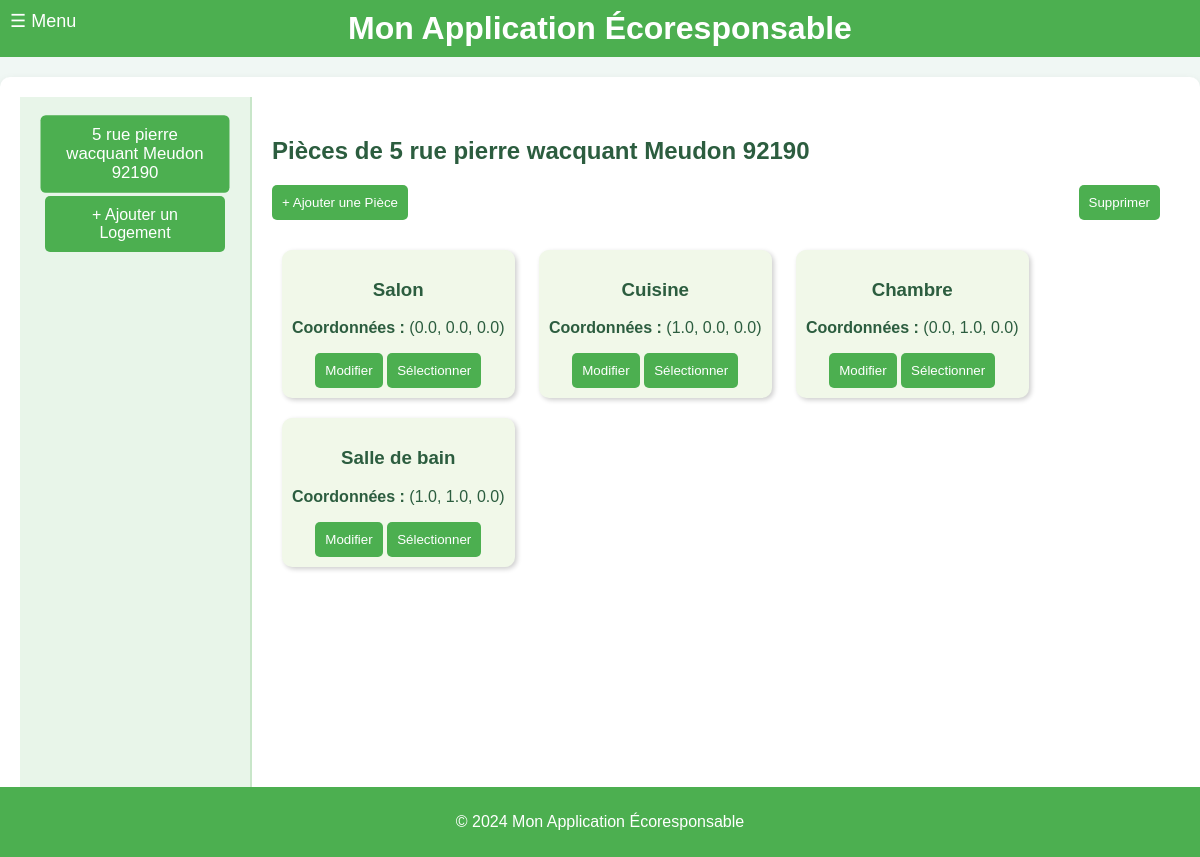
Before: /rooms/1 with the older database file.
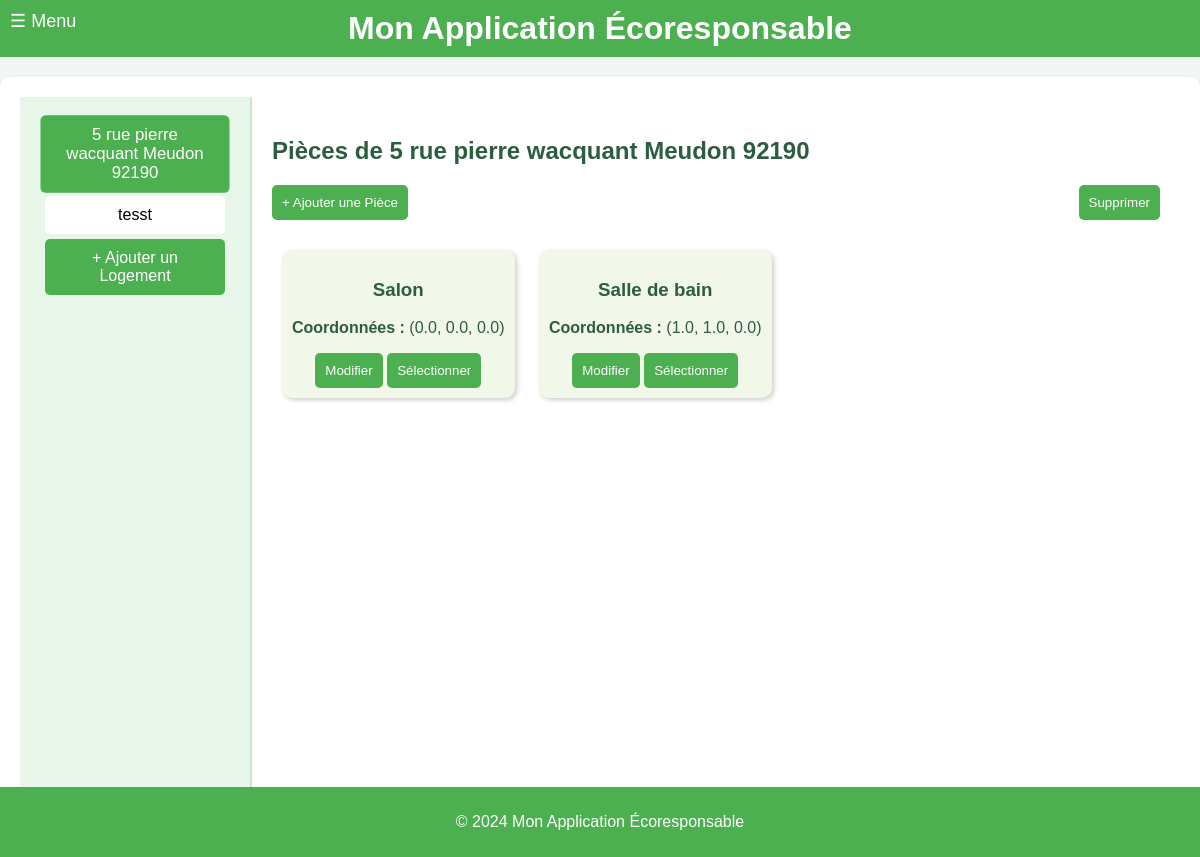
After: the same page with the newer database file.
### tables this page shows
CREATE TABLE Housing (
housing_id INTEGER PRIMARY KEY, -- Identifiant unique pour chaque logement
address VARCHAR(255), -- Adresse du logement
phone_number VARCHAR(20), -- NumÃ©ro de contact pour le logement
ip_address VARCHAR(15), -- Adresse IP associÃ©e au logement
insert_date TIMESTAMP DEFAULT CURRENT_TIMESTAMP -- Horodatage de l'ajout de l'enregistrement
);

CREATE TABLE Room (
room_id INTEGER PRIMARY KEY, -- Identifiant unique pour chaque piÃ¨ce
housing_id INTEGER, -- RÃ©fÃ©rence au logement qui contient cette piÃ¨ce
name VARCHAR(100), -- Nom de la piÃ¨ce (ex. : chambre, cuisine)
x FLOAT, -- CoordonnÃ©e X de la position de la piÃ¨ce
y FLOAT, -- CoordonnÃ©e Y de la position de la piÃ¨ce
z FLOAT, -- CoordonnÃ©e Z de la position de la piÃ¨ce
FOREIGN KEY (housing_id) REFERENCES Housing(housing_id) -- Lien entre la piÃ¨ce et un logement spÃ©cifique
);

### main.py (the view)
@app.get("/rooms/{housing_id}", response_class=HTMLResponse)
def get_rooms_for_housing(request: Request, housing_id: int):
    conn = get_db_connection()
    logements = conn.execute("SELECT housing_id, address FROM Housing").fetchall()
    rooms = conn.execute("SELECT * FROM Room WHERE housing_id = ?", (housing_id,)).fetchall()
    logement_address = next((logement["address"] for logement in logements if logement["housing_id"] == housing_id), "Logement par Défaut")
    conn.close()
    return templates.TemplateResponse("rooms.html", {
        "request": request,
        "logements": logements,
        "rooms": rooms,
        "selected_id": housing_id,
        "selected_logement_address": logement_address
    })

### templates/rooms.html (shortened to what this page needs)
{% extends "layout.html" %}
{% block content %}
<div class="container">
    <div class="menu">
        {% for logement in logements %}
        <div class="menu-item {% if selected_id == logement.housing_id %}active{% endif %}"
             onclick="location.href='/rooms/{{ logement.housing_id }}'">
            {{ logement.address }}
        </div>
        {% endfor %}
        <div class="menu-item" style="background-color: #4caf50; color: white;"
             onclick="location.href='http://localhost:8000/logements'">
            + Ajouter un Logement
        </div>
    </div>
    <div class="content">
        <h2>Pièces de {{ selected_logement_address or 'Logement par Défaut' }}</h2>
        <div class="actions">
            <button class="btn" onclick="openAddModal()">+ Ajouter une Pièce</button>
            <button class="btn" onclick="deleteSelected()">Supprimer</button>
        </div>
        {% if rooms %}
        {% for room in rooms %}
        <div class="tile" id="tile-{{ room.room_id }}">
            <h3>{{ room.name }}</h3>
            <p><strong>Coordonnées :</strong> ({{ room.x }}, {{ room.y }}, {{ room.z }})</p>
            <div style="margin-top: 10px;">
                <button class="btn"
                        onclick="openEditModal('{{ room.room_id }}', '{{ room.name }}', '{{ room.x }}', '{{ room.y }}', '{{ room.z }}')">Modifier</button>
                <button class="btn" onclick="toggleSelection('{{ room.room_id }}')">Sélectionner</button>
            </div>
        </div>
        {% endfor %}
        {% else %}
        <p>Aucune pièce trouvée pour ce logement.</p>
        {% endif %}
    </div>
</div>
{% endblock %}

### templates/layout.html (shortened to what this page needs)
<!DOCTYPE html>
<html lang="fr">
<head>
</head>
<body>
    <header>
        {% include 'menu.html' %}
        <h1>Mon Application Écoresponsable</h1>
    </header>
    <main>
        {% block content %}{% endblock %}
    </main>
    <footer>
        <p>&copy; 2024 Mon Application Écoresponsable</p>
    </footer>
</body>
</html>

### templates/menu.html (shortened to what this page needs)
<nav>
    <div id="menu-button" style="cursor: pointer; padding: 10px; position: absolute; top: 0; left: 0; color: white;" onclick="toggleMenu()">
        ☰ Menu
    </div>
</nav>

### templates/layout.html (style rules this page uses)
body { font-family: Arial, sans-serif; margin: 0; padding: 0; background-color: #f0f7f4; color: #2c5d3f; }
header { background-color: #4caf50; color: white; display: flex; align-items: center; padding: 10px; position: relative; }
header h1 { flex: 1; text-align: center; margin: 0; }
main { margin: 20px auto; padding: 20px; max-width: 1200px; background-color: white; border-radius: 10px; box-shadow: 0 4px 10px rgba(0, 0, 0, 0.1); }
footer { background-color: #4caf50; color: white; text-align: center; padding: 10px 0; position: fixed; width: 100%; bottom: 0; }

### templates/rooms.html (style rules this page uses)
.container { display: flex; height: 90vh; }
.menu { width: 200px; background-color: #e8f5e9; padding: 15px; border-right: 2px solid #c8e6c9; }
.menu-item { background-color: #c8e6c9; padding: 10px; margin: 10px 0; text-align: center; border-radius: 5px; cursor: pointer; transition: transform 0.3s, background 0.3s; }
.menu-item:hover, .menu-item.active { background-color: #4caf50; color: white; transform: scale(1.05); }
.content { flex: 1; padding: 20px; }
.actions { margin-bottom: 20px; display: flex; justify-content: space-between; }
.btn { background-color: #4caf50; color: white; border: none; padding: 10px; border-radius: 5px; cursor: pointer; transition: transform 0.2s; }
.tile { display: inline-block; background-color: #f1f8e9; border-radius: 10px; padding: 10px; margin: 10px; box-shadow: 2px 2px 5px rgba(0, 0, 0, 0.2); text-align: center; transition: transform 0.3s; }

### templates/menu.html (style rules this page uses)
#menu-button { font-size: 18px; background-color: transparent; border: none; z-index: 1001; }
.menu-item { display: block; padding: 10px 20px; text-decoration: none; color: black; font-size: 16px; background-color: white; margin: 5px 10px; border-radius: 5px; transition: background 0.2s, color 0.2s; }

Changed rows visible on the page:
removed Room: name "Cuisine", x "1.0", y "0.0", z "0.0"
removed Room: name "Chambre", x "0.0", y "1.0", z "0.0"
added Housing: address "tesst"
